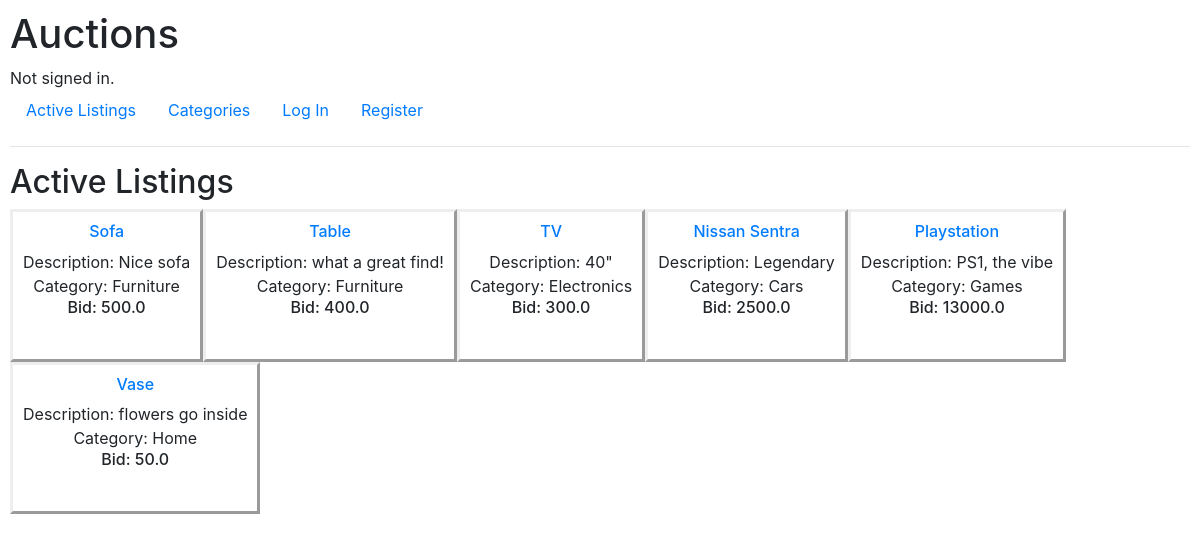
Before: / with the older database file.
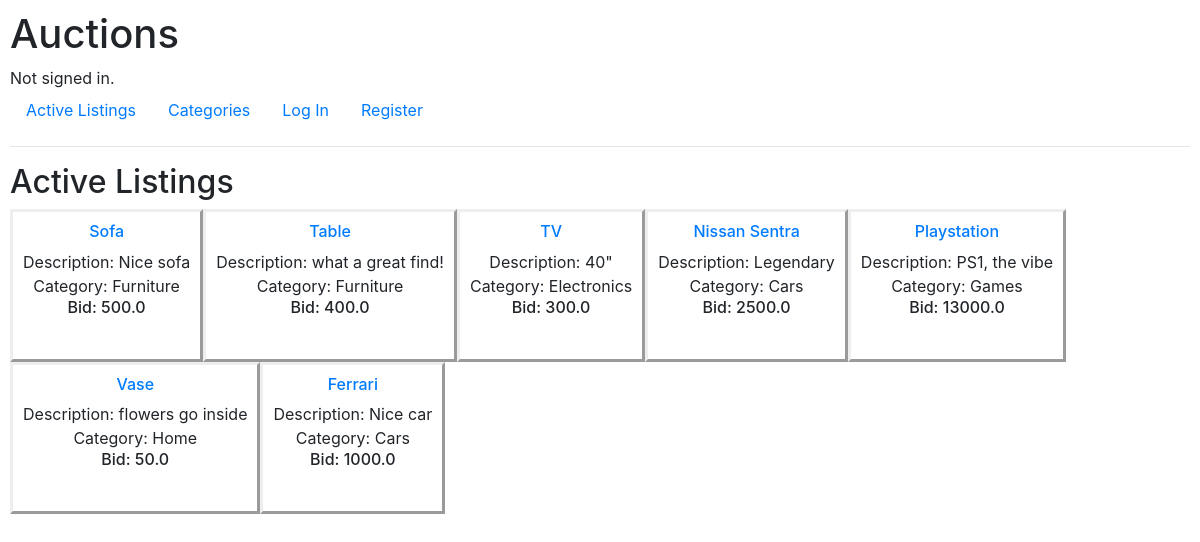
After: the same page with the newer database file.
### auctions/models.py (models this page shows)
class listings(models.Model):
    title = models.CharField(max_length=64)
    description = models.CharField(max_length=1000)
    bid = models.FloatField()
    category = models.CharField(max_length=64)
    image = models.CharField(max_length=1000)
    user = models.ForeignKey(User, on_delete=models.CASCADE, null=True, blank=True)
    status = models.CharField(max_length=10, default="open")

### auctions/views.py (the view)
# urls.py: path("", views.index, name="index"),
def index(request):
    return render(request, "auctions/index.html", {
        "listings": listings.objects.all()
    })

### auctions/templates/auctions/index.html
{% extends "auctions/layout.html" %}
{% block body %}
    <h2>Active Listings</h2>
    <div class="text-center" style="display: flex; flex-wrap: wrap;">
    {% for listing in listings %}
        <div style="padding: 10px; border-style: outset;">
            <h6><a href="{% url 'listing' listing.id %}">{{ listing.title }}</a></h6>
            Description: {{ listing.description }} <br>
            Category: {{ listing.category }} <br>
            <h6>Bid: {{ listing.bid }}</h6>
            <img src="{{ listing.image }}" alt="" width="250px" height="auto" > <br>
        </div>
    {% endfor %}
    </div>
{% endblock %}

Changed rows visible on the page:
added listings: title "Ferrari", description "Nice car", category "Cars", bid "1000.0"
